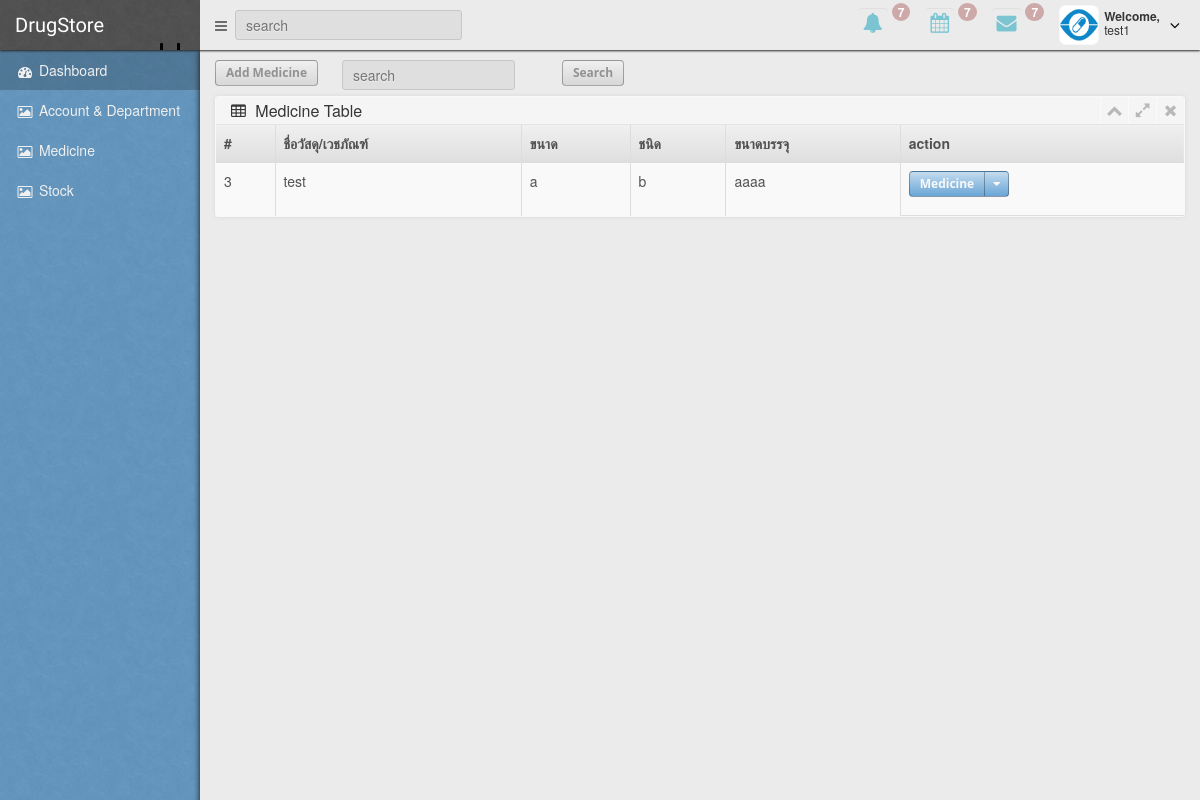
Screenshot of /index.php?g=medicine&p=index (signed in) with the database file from the repository.
### tables this page shows
CREATE TABLE IF NOT EXISTS `medicine` (
`id` int(11) NOT NULL,
  `name` varchar(255) NOT NULL,
  `size` int(11) NOT NULL,
  `kind` int(11) NOT NULL,
  `packaging` int(11) NOT NULL
);

CREATE TABLE IF NOT EXISTS `med_size` (
`id` int(11) NOT NULL,
  `size_name` varchar(255) NOT NULL
);

CREATE TABLE IF NOT EXISTS `med_kind` (
`id` int(11) NOT NULL,
  `kind_name` varchar(255) NOT NULL
);

CREATE TABLE IF NOT EXISTS `packaging` (
`id` int(11) NOT NULL,
  `packaging_name` varchar(255) NOT NULL
);

### controller/medicine.php (called while the page is built, shortened)
<?php
class MedicineModel extends Manager {
    public static function getMedicine () {
        $cn = self::getCn();
        $sql = "SELECT * FROM medicine";
        return $cn->query($sql);
    }
    public static function getMedSizeById ($id) {
        $cn = self::getCn();
        $sql = "SELECT * FROM med_size WHERE id = ".$id;
        return $cn->query($sql);
    }
    public static function getMedKindById ($id) {
        $cn = self::getCn();
        $sql = "SELECT * FROM med_kind WHERE id = ".$id;
        return $cn->query($sql);
    }
    public static function getMedPackagingById ($id) {
        $cn = self::getCn();
        $sql = "SELECT * FROM packaging WHERE id = ".$id;
        return $cn->query($sql);
    }
}
?>

### index.php (the view, shortened to what this page needs)
<!DOCTYPE html>
<html lang="en">
<head>
    <link href="plugins/bootstrap/bootstrap.css" rel="stylesheet">
    <link href="plugins/jquery-ui/jquery-ui.min.css" rel="stylesheet">
    <link href="css/font-awesome.css" rel="stylesheet">
    <link href="plugins/fancybox/jquery.fancybox.css" rel="stylesheet">
    <link href="plugins/fullcalendar/fullcalendar.css" rel="stylesheet">
    <link href="plugins/xcharts/xcharts.min.css" rel="stylesheet">
    <link href="plugins/select2/select2.css" rel="stylesheet">
    <link href="css/style.css" rel="stylesheet">
</head>
<body>
<header class="navbar">
    <div class="container-fluid expanded-panel">
        <div class="row">
            <div id="logo" class="col-xs-12 col-sm-2">
                <a href="index.php">DrugStore</a>
            </div>
            <div id="top-panel" class="col-xs-12 col-sm-10">
                <div class="row">
                    <div class="col-xs-8 col-sm-4">
                        <a href="#" class="show-sidebar">
                            <i class="fa fa-bars"></i>
                        </a>
                        <div id="search">
                            <input type="text" placeholder="search"/>
                        </div>
                    </div>
                    <div class="col-xs-4 col-sm-8 top-panel-right">
                        <ul class="nav navbar-nav pull-right panel-menu">
                            <li class="hidden-xs">
                                <a href="index.html" class="modal-link">
                                    <i class="fa fa-bell"></i>
                                    <span class="badge">7</span>
                                </a>
                            </li>
                            <li class="hidden-xs">
                                <a class="ajax-link" href="ajax/calendar.html">
                                    <i class="fa fa-calendar"></i>
                                    <span class="badge">7</span>
                                </a>
                            </li>
                            <li class="hidden-xs">
                                <a href="ajax/page_messages.html" class="ajax-link">
                                    <i class="fa fa-envelope"></i>
                                    <span class="badge">7</span>
                                </a>
                            </li>
                            <li class="dropdown">
                                <a href="#" class="dropdown-toggle account" data-toggle="dropdown">
                                    <div class="avatar">
                                        <img src="img/drugwatch-logo-2.jpg" class="img-rounded" alt="avatar" />
                                    </div>
                                    <i class="fa fa-angle-down pull-right"></i>
                                    <div class="user-mini pull-right">
                                        <span class="welcome">Welcome,</span>
                                        <span><?php echo $_SESSION['user'];?></span>
                                    </div>
                                </a>
                            </li>
                        </ul>
                    </div>
                </div>
            </div>
        </div>
    </div>
</header>
<div id="main" class="container-fluid">
    <div class="row">
        <div id="sidebar-left" class="col-xs-2 col-sm-2">
            <ul class="nav main-menu">
                <li>
                    <a href="index.php" class="active">
                        <i class="fa fa-dashboard"></i>
                        <span class="hidden-xs">Dashboard</span>
                    </a>
                </li>
                <li class="dropdown">
                    <a href="#" class="dropdown-toggle">
                        <i class="fa fa-picture-o"></i>
                        <span class="hidden-xs">Account & Department</span>
                    </a>
                </li>
                <li class="dropdown">
                    <a href="#" class="dropdown-toggle">
                        <i class="fa fa-picture-o"></i>
                        <span class="hidden-xs">Medicine</span>
                    </a>
                </li>
                <li class="dropdown">
                    <a href="#" class="dropdown-toggle">
                        <i class="fa fa-picture-o"></i>
                        <span class="hidden-xs">Stock</span>
                    </a>
                </li>
            </ul>
        </div>
        <div id="content" class="col-xs-12 col-sm-10">
            <div id="main-content">
                <?php
                    if (empty($_GET['g']) || empty($_GET['p']) ) {
                        include("view/dashboard/index.php");
                    } else {
                        include("view/".$_GET['g']."/".$_GET["p"].".php");
                    }
                ?>
            </div>
        </div>
    </div>
</div>
</body>
</html>

### view/medicine/index.php (shortened to what this page needs)
<?php
require_once 'controller/medicine.php';
$med = MedicineModel::getMedicine();
?>
<div class="row">
    <div class="col-xs-12 col-sm-6">
<button type="button" class="btn btn-default" onclick="window.location.href='index.php?g=medicine&p=add'">Add Medicine</button>
        <div id="search" style="display: inline-block;">
            <input type="text" placeholder="search">
        </div>
        <button type="button" class="btn btn-default"  >Search</button>
    </div>
</div>
<div class="row">
    <div class="col-xs-12">
        <div class="box">
            <div class="box-header">
                <div class="box-name">
                    <i class="fa fa-table"></i>
                    <span>Medicine Table</span>
                </div>
                <div class="box-icons">
                    <a class="collapse-link">
                        <i class="fa fa-chevron-up"></i>
                    </a>
                    <a class="expand-link">
                        <i class="fa fa-expand"></i>
                    </a>
                    <a class="close-link">
                        <i class="fa fa-times"></i>
                    </a>
                </div>
            </div>
            <div class="box-content no-padding">
                <table class="table table-striped table-bordered table-hover table-heading no-border-bottom">
                    <thead>
                    <tr>
                        <th>#</th>
                        <th>ชื่อวัสดุ/เวชภัณฑ์</th>
                        <th>ขนาด</th>
                        <th>ชนิด</th>
                        <th>ขนาดบรรจุ</th>
                        <th>action</th>
                    </tr>
                    </thead>
                    <tbody>
                    <?php
                        foreach ($med as $r) {
                            $ms = MedicineModel::getMedSizeById($r['size'])->fetchAll();
                            $ms = $ms[0]['size_name'];
                            $mk = MedicineModel::getMedKindById($r['kind'])->fetchAll();
                            $mk = $mk[0]['kind_name'];
                            $mp = MedicineModel::getMedPackagingById($r['packaging'])->fetchAll();
                            $mp = $mp[0]['packaging_name'];
                            echo <<<HTML
                            <tr>
                        <td>{$r['id']}</td>
                        <td>{$r['name']}</td>
                        <td>{$ms}</td>
                        <td>{$mk}</td>
                        <td>{$mp}</td>
                        <th>
                            <div class="btn-group">
                                <a class="btn btn-primary" href="#"> Medicine </a>
                                <a class="btn btn-primary dropdown-toggle" data-toggle="dropdown" href="#">
                                    <span class="fa fa-caret-down"></span></a>
                                <ul class="dropdown-menu">
                                    <li><a href="#"><i class="fa fa-pencil fa-fw"></i> Edit</a></li>
                                    <li><a href="action/medicine/del.php?id={$r['id']}"><i class="fa fa-trash-o fa-fw"></i> Delete</a></li>
                                </ul>
                            </div>
                        </th>
                    </tr>
HTML;
                        }
                    ?>
                    </tbody>
                </table>
            </div>
        </div>
    </div>
</div>

### rows the page displays
medicine: id "3", name "test", med_size.size_name "a", med_kind.kind_name "b", packaging.packaging_name "aaaa"

### other values shown
$_SESSION['user'] "test1"
